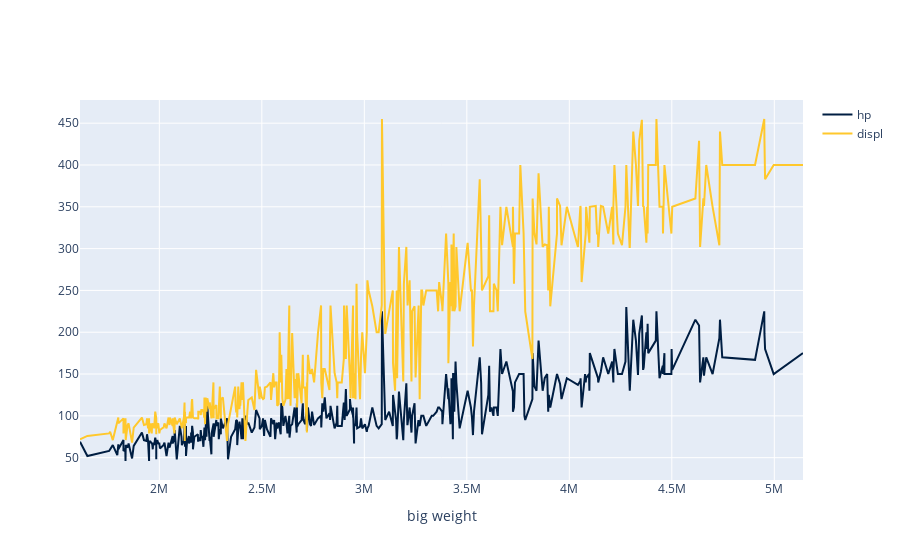

Notebook source saved alongside this figure:
### Code cell
t.with_column('big weight', t['weight'] * 1000).plot('big weight', ['hp', 'displ'])

### Figure 1 — Plotly figure (JSON) as saved in the notebook; plotly's stock layout.template omitted (floating-point values rounded to 4 significant figures; data arrays with more than 128 entries replaced by an {"elided": "..."} marker saying what was removed)
{"data": [{"line": {"color": "rgb(0,30,66)"}, "mode": "lines", "name": "hp", "type": "scatter", "x": {"elided": "392 int values"}, "y": {"elided": "392 int values"}}, {"line": {"color": "rgb(256,200,44)"}, "mode": "lines", "name": "displ", "type": "scatter", "x": {"elided": "392 int values"}, "y": {"elided": "392 float values"}}], "layout": {"xaxis": {"title": {"text": "big weight"}}, "yaxis": {"title": {}}}}
